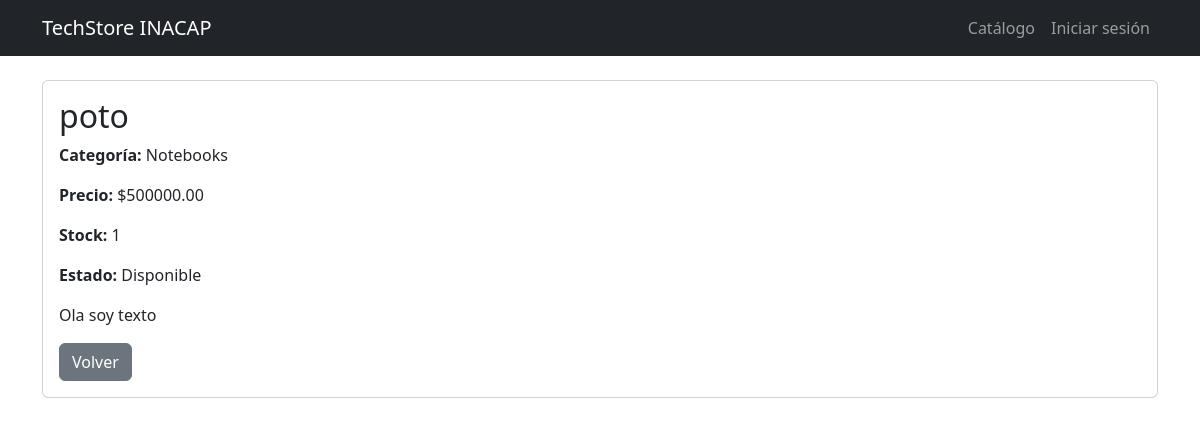
Screenshot of /producto/3/ with the database file from the repository.
### catalogo/models.py (models this page shows, shortened)
class Producto(models.Model):
    CATEGORIAS = [
        ('consolas', 'Consolas'),
        ('notebooks', 'Notebooks'),
        ('componentes', 'Componentes'),
        ('perifericos', 'Periféricos'),
    ]
    nombre = models.CharField(max_length=100)
    categoria = models.CharField(max_length=20, choices= CATEGORIAS)
    precio = models.DecimalField(max_digits=10, decimal_places=2)
    stock = models.IntegerField(default=0)
    descripcion = models.TextField()
    disponible = models.BooleanField(default=True)

### catalogo/views.py (the view)
# urls.py: path('producto/<int:pk>/', views.detalle_producto, name='detalle_producto'),
def detalle_producto(request, pk):
    producto = get_object_or_404(Producto, pk=pk)
    return render(request, 'catalogo/detalle.html', {'producto': producto})

### catalogo/templates/catalogo/detalle.html
{% extends 'base.html' %}
{% block content %}
<div class="card">
  <div class="card-body">
    <h2>{{ producto.nombre }}</h2>
    <p><strong>Categoría:</strong> {{ producto.get_categoria_display }}</p>
    <p><strong>Precio:</strong> ${{ producto.precio }}</p>
    <p><strong>Stock:</strong> {{ producto.stock }}</p>
    <p><strong>Estado:</strong> {% if producto.disponible %}Disponible{% else %}Agotado{% endif %}</p>
    <p>{{ producto.descripcion|linebreaks }}</p>
    <a href="{% url 'catalogo' %}" class="btn btn-secondary">Volver</a>
  </div>
</div>
{% endblock %}

### rows the page displays
Producto: nombre "poto", categoria "Notebooks", precio "500000.00", stock "1", descripcion "Ola soy texto"
